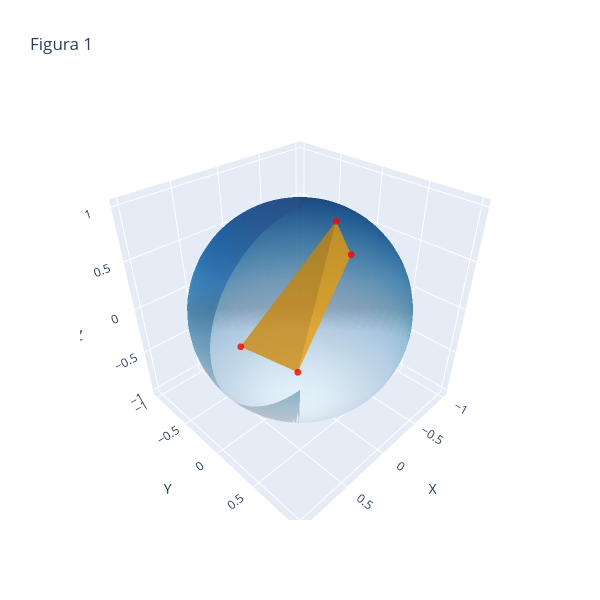

Write notebook code for a chart like this one.
### Markdown cell above
### Introdução
Sorteie 4 pontos ao acaso numa esfera de raio $R$, e considere o tetraedro formado por eles, como na Figura 1 abaixo. Qual a chance de o centro da esfera estar contido no tetraedro?

### Code cell
# Definição de parâmetros para a figura
R = 1 # Raio arbitrário
theta = np.linspace(0, 2 * np.pi, 50)
phi = np.linspace(0, np.pi, 50)
THETA, PHI = np.meshgrid(theta, phi)

X = R * np.sin(PHI) * np.cos(THETA)
Y = R * np.sin(PHI) * np.sin(THETA)
Z = R * np.cos(PHI)
###

# Criando a figura com plotly para interação
fig = go.Figure()

fig.add_trace(go.Surface(
    x=X, y=Y, z=Z,
    colorscale='Blues',   # Cor da esfera
    opacity=0.7,
    showscale=False,      # Remove a barra de cores lateral
    name='Esfera'
))

p = np.random.randn(4, 3)
p /= np.linalg.norm(p, axis=1)[:, np.newaxis]
fig.add_trace(go.Mesh3d(
    x=p[:, 0], y=p[:, 1], z=p[:, 2],
    i = [0, 0, 0, 1], j = [1, 1, 2, 2], k = [2, 3, 3, 3],
    color='orange',
    opacity=0.5,        # Transparência para ver através
    flatshading=True,   # Deixa as faces "duras" (sem suavizar a luz)
    name='Tetraedro'
))

fig.add_trace(go.Scatter3d(
    x=p[:, 0], y=p[:, 1], z=p[:, 2],
    mode='markers',       # Define que são apenas pontos, sem linhas
    marker=dict(
        size=4,           # Tamanho da bolinha
        color='red',      # Cor
        opacity=0.8       # Transparência do ponto
    ),
    name='Pontos'
))

fig.update_layout(
    title='Figura 1',
    autosize=False,
    width=600, height=600,
    scene=dict(
        aspectmode='data', # Força proporção 1:1:1 (esfera perfeita)
        xaxis_title='X',
        yaxis_title='Y',
        zaxis_title='Z',
    ),
)

fig.show()

### Figure 1 — Plotly figure (JSON) as saved in the notebook; plotly's stock layout.template omitted (floating-point values rounded to 4 significant figures; data arrays with more than 128 entries replaced by an {"elided": "..."} marker saying what was removed)
{"data": [{"colorscale": [[0, "rgb(247,251,255)"], [0.125, "rgb(222,235,247)"], [0.25, "rgb(198,219,239)"], [0.375, "rgb(158,202,225)"], [0.5, "rgb(107,174,214)"], [0.625, "rgb(66,146,198)"], [0.75, "rgb(33,113,181)"], [0.875, "rgb(8,81,156)"], [1, "rgb(8,48,107)"]], "name": "Esfera", "opacity": 0.7, "showscale": false, "type": "surface", "x": {"elided": "50x50 float values"}, "y": {"elided": "50x50 float values"}, "z": {"elided": "50x50 float values"}}, {"color": "orange", "flatshading": true, "i": [0, 0, 0, 1], "j": [1, 1, 2, 2], "k": [2, 3, 3, 3], "name": "Tetraedro", "opacity": 0.5, "type": "mesh3d", "x": [0.1979, -0.09056, -0.1492, -0.9689], "y": [-0.678, 0.3037, -0.1838, -0.2255], "z": [-0.7079, 0.9485, -0.9716, 0.102]}, {"marker": {"color": "red", "opacity": 0.8, "size": 4}, "mode": "markers", "name": "Pontos", "type": "scatter3d", "x": [0.1979, -0.09056, -0.1492, -0.9689], "y": [-0.678, 0.3037, -0.1838, -0.2255], "z": [-0.7079, 0.9485, -0.9716, 0.102]}], "layout": {"autosize": false, "height": 600, "scene": {"aspectmode": "data", "xaxis": {"title": {"text": "X"}}, "yaxis": {"title": {"text": "Y"}}, "zaxis": {"title": {"text": "Z"}}}, "title": {"text": "Figura 1"}, "width": 600}}
